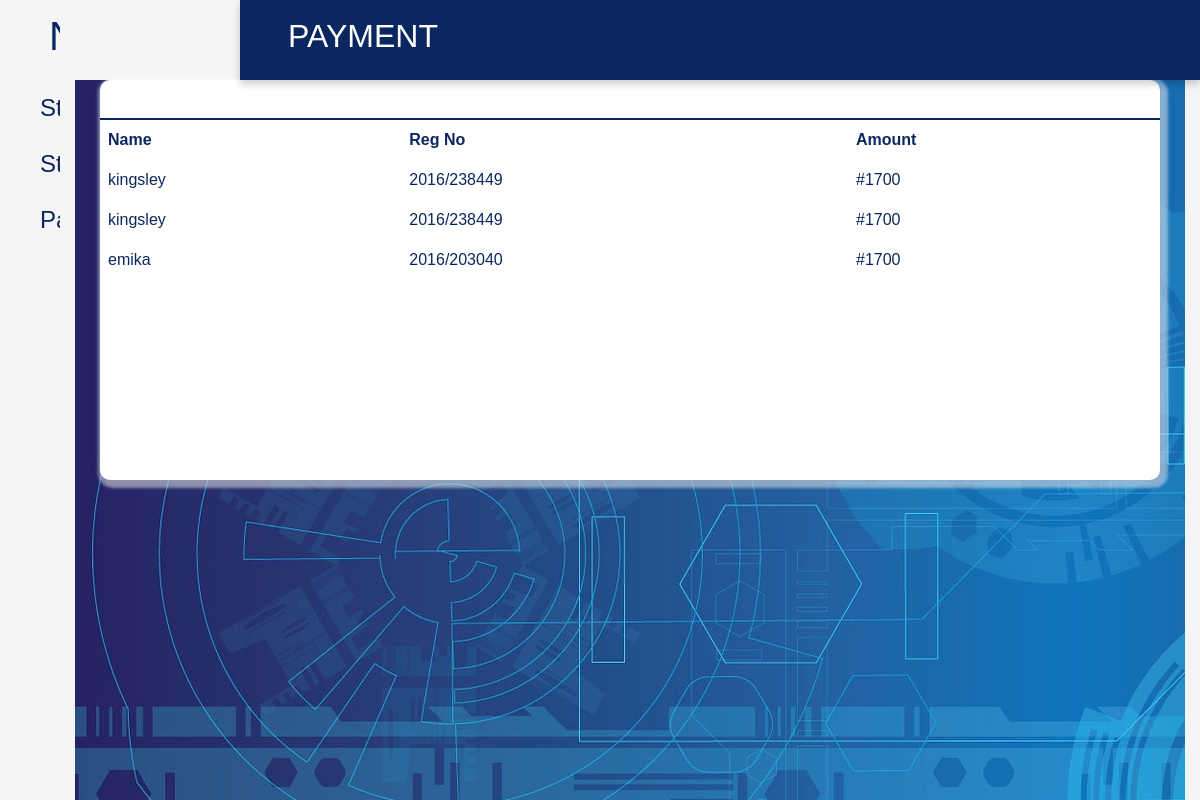
The page /more/Payment (signed in) on the database its author committed.
### Nacos/models.py (models this page shows, shortened)
class Payment(db.Model):
    id = db.Column(db.Integer(), primary_key=True)
    Date = db.Column(db.DateTime(), default=datetime.utcnow().strftime("%d %B Y - %H:%M:%S"))
    student_id = db.Column(db.Integer(), db.ForeignKey('student.id'))
    status = db.Column(db.Boolean(),default=False)
    level = db.Column(db.String(length=20),nullable=False)
    reg_no = db.Column(db.String(length=20),nullable=False)

class Student(db.Model ,UserMixin):
    id = db.Column(db.Integer(), primary_key=True)
    user_id = db.Column(db.Integer(), db.ForeignKey('user.id'))
    reg_no = db.Column(db.String(length=100), unique=True, nullable=False)
    name = db.Column(db.String(length=255), nullable=False)
    current_level = db.Column(db.Integer(), nullable=False)
    payment = db.relationship('Payment',backref='studentid',lazy=True)

### Nacos/routes.py (the view)
@login_required
@app.route('/more/<tablename>' )
def viewmore(tablename):
    if not current_user.role == 'admin':
        flash('Unauthorised access as an admin')
        return redirect(url_for('signin'))
    if tablename == 'Student':
        table = Student.query.all()
    elif tablename == 'Payment':
        table = Payment.query.all()
    elif tablename == 'Staff':
        table = Staff.query.all()
    return render_template('new template/staff_studenttable.html',tablename=tablename,table=table)

### Nacos/models.py (called while the page is built)
@login_manager.user_loader
def load_user(user_id):
    return User.query.get(user_id)

### Nacos/templates/new template/staff_studenttable.html (shortened to what this page needs)
<!DOCTYPE html>
<html lang="en">
<head>
   <link rel="stylesheet" href="{{ url_for('static', filename='new stylesheet/css/nacos.css') }}">
    <link rel="stylesheet" href="{{ url_for('static', filename='Authcss/bootstrap.css') }}">
</head>
<body>
    <div class="side-menu">
        <div class="brand-name">
        <h1 style="color: #0B275F;">NACOS</h1>
    </div>
    <ul>
        <a href="{{ url_for('viewmore',tablename='Student') }}"> <li>Students</li></a>
        <a href="{{ url_for('viewmore',tablename='Staff') }}"><li>Staff</li></a>
        <a href="{{ url_for('viewmore',tablename='Payment') }}"><li>Payment</li></a>
    </ul>
</div>
<div class="container">
    <div class="header">
        <div class="nav">
            <h2>{{tablename|upper}}</h2>
        </div>
    </div>
    <div class="content">
        <div class="content-2">
            <div class="recent-payments">
                <div class="title">
                </div>
                <table>
                        {% if tablename == 'Payment' %}
                            <th>Name</th>
                        <th>Reg No</th>
                        <th>Amount</th>
                            {% for var in table %}
                                 <tr>
                                <td>{{var.studentid.name}}</td>
                                <td>{{var.studentid.reg_no}}</td>
                                <td>#1700</td>
                                 </tr>
                            {% endfor %}
                        {% endif %}
                </table>
            </div>
    </div>
</div>
</body>
</html>

### Nacos/static/new stylesheet/css/nacos.css (style rules this page uses)
* { margin: 0; padding: 0; box-sizing: border-box; font-family: 'poppins', sans-serif; }
body { min-height: 100vh; }
a { text-decoration: none; }
li { list-style: none; }
h1,h2 { color: white; }
.title { display: flex; align-items: center; justify-content: space-around; padding: 15px 10px; border-bottom: 2px solid #0B275F; }
th, td { text-align: left; padding: 8px; color: #0B275F; }
.side-menu { position: fixed; background:whitesmoke; width: 20vw; min-height: 100vh; display: flex; flex-direction: column; }
.side-menu .brand-name { height: 10vh; display: flex; align-items: center; justify-content: center; }
.side-menu li { font-size: 24px; padding: 10px 40px; color: #0B275F; display: flex; align-items: center; }
.container { position: absolute; right: 0; width: 80vw; height: 100vh; background: whitesmoke; }
.container .header { position: fixed; top: 0; right: 0; width: 80vw; height: 10vh; background: #0B275F; display: flex; align-items: center; justify-content: center; box-shadow: 0 4px 8px 0 rgba(0, 0, 0, 0.2); z-index: 1; }
.container .header .nav { width: 90%; display: flex; align-items: center; }
.container .content { position: relative; margin-top: 10vh; min-height: 90vh; background: url('../../images/new images/photo 5.jpg'); }
.container .content .content-2 { min-height: 60vh; display: flex; justify-content: space-around; align-items: flex-start; flex-wrap: wrap; }
.container .content .content-2 .recent-payments { min-height: 50vh; flex: 5; background: white; margin: 0 25px 25px 25px; box-shadow: 3px 3px 3px 5px #ffffff73, 5px 5px 5px #5e687949; display: flex; flex-direction: column; border-radius: 10px; }

### rows shown on the page
Payment: studentid.name "kingsley", studentid.reg_no "2016/238449"
Payment: studentid.name "kingsley", studentid.reg_no "2016/238449"
Payment: studentid.name "emika", studentid.reg_no "2016/203040"

### other values the page prints
{{ tablename|upper }} "PAYMENT"
